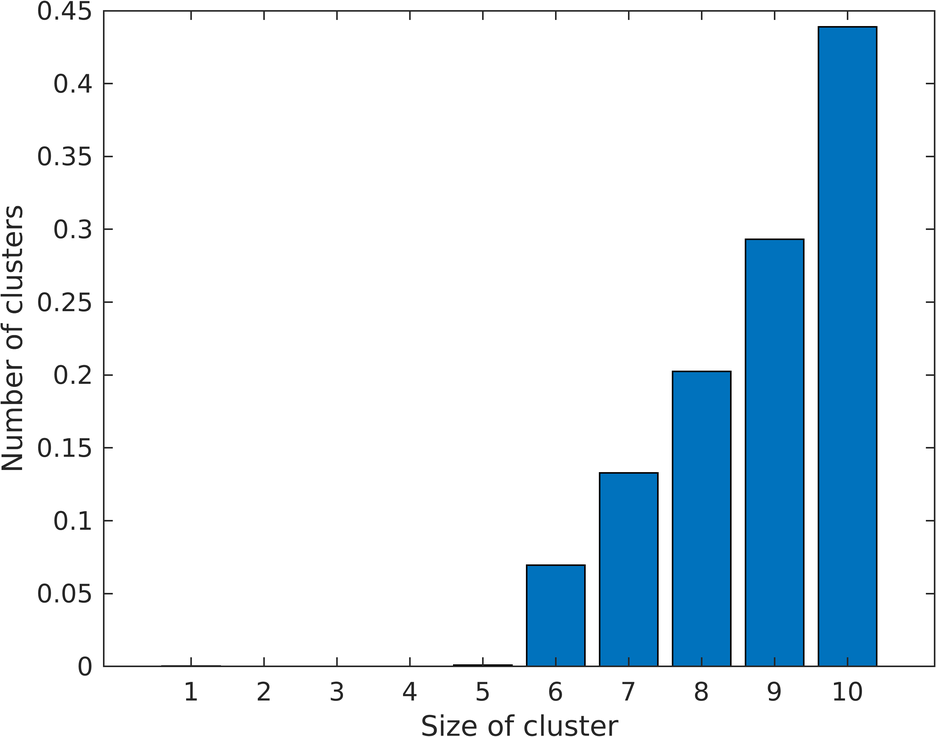
#> input picture homogeneous/only_coag_bar/K_cst_IC_10_N_10.png, 936 x 737 px, shrunk from 3054 x 2404 before the run
$ python coag_sweep.py
#> lines starting #> are read from the running program, lines starting #| are printed output that depends on the picture
import scipy.io
import numpy as np
import matplotlib.pyplot as plt
import matplotlib.image as mpimg

img1 = mpimg.imread('K_cst_IC_10_N_10.png')
#> img1 is the input picture: shape (737, 936, 3) float32; mean R, G, B 0.842, 0.902, 0.943
img2 = mpimg.imread('K_cst_IC_10_N_100.png')
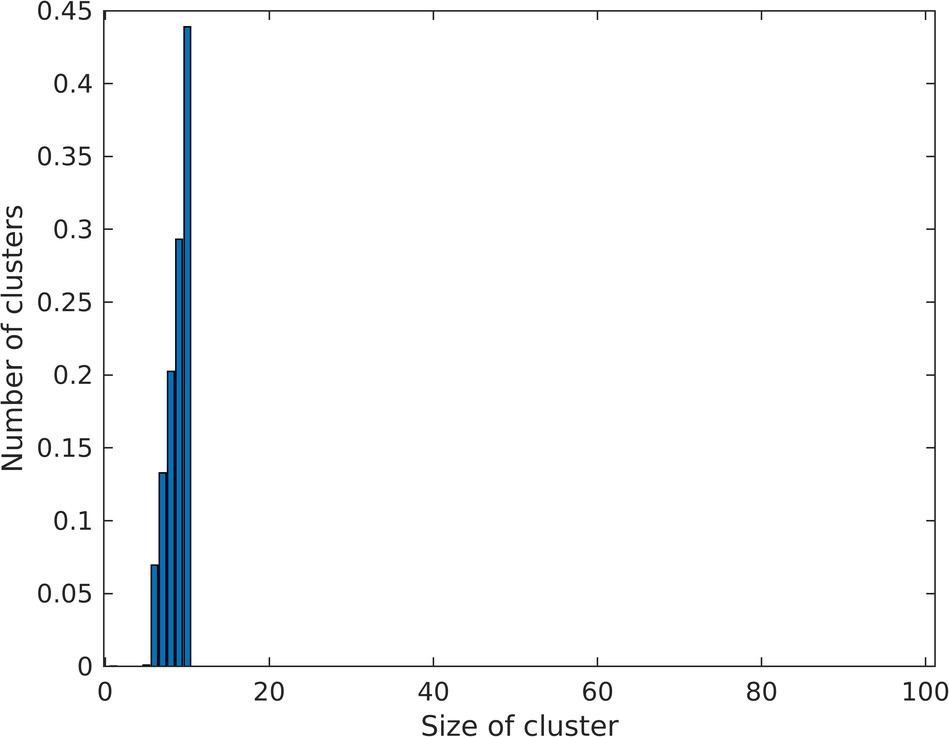
#> input picture homogeneous/only_coag_bar/K_cst_IC_10_N_100.png, 949 x 737 px, shrunk from 3095 x 2404 before the run
#> img2 is the input picture: shape (737, 949, 3) float32; mean R, G, B 0.967, 0.972, 0.976
img3 = mpimg.imread('K_cst_IC_50_N_50.png')
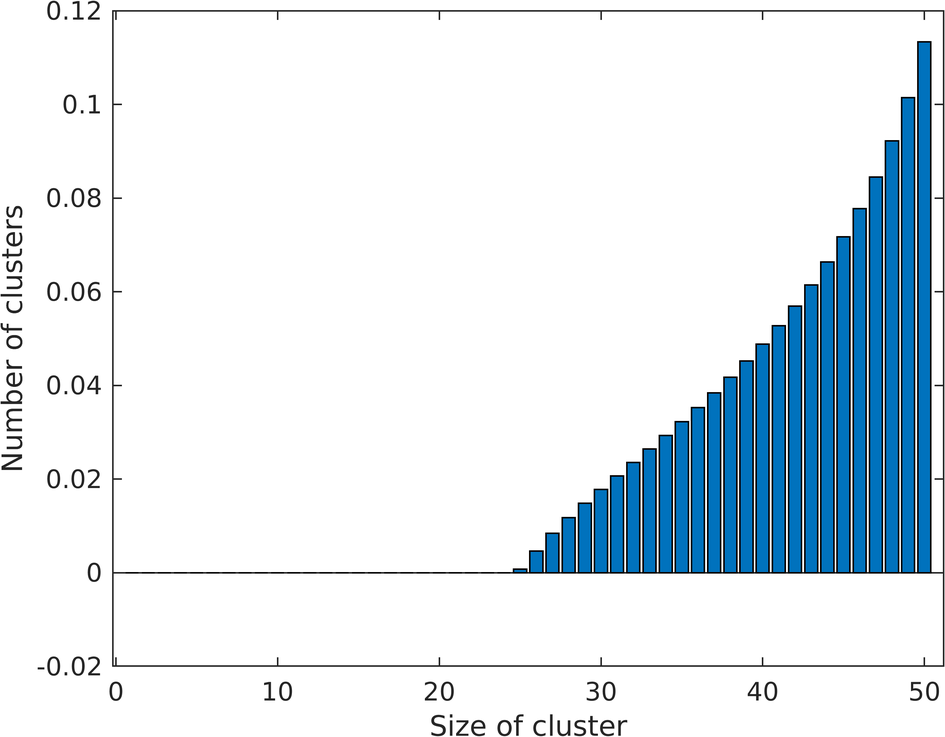
#> input picture homogeneous/only_coag_bar/K_cst_IC_50_N_50.png, 945 x 737 px, shrunk from 3085 x 2404 before the run
#> img3 is the input picture: shape (737, 945, 3) float32; mean R, G, B 0.87, 0.91, 0.937
img4 = mpimg.imread('K_cst_IC_50_N_100.png')
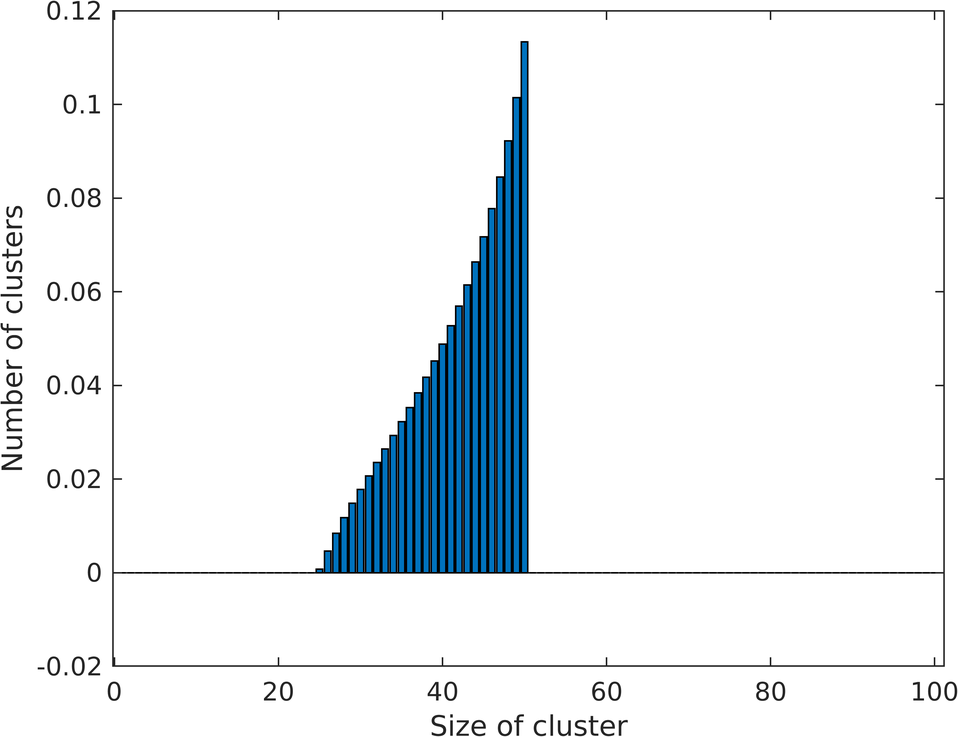
#> input picture homogeneous/only_coag_bar/K_cst_IC_50_N_100.png, 958 x 737 px, shrunk from 3125 x 2404 before the run
#> img4 is the input picture: shape (737, 958, 3) float32; mean R, G, B 0.921, 0.939, 0.95
img5 = mpimg.imread('K_cst_IC_100_N_50.png')
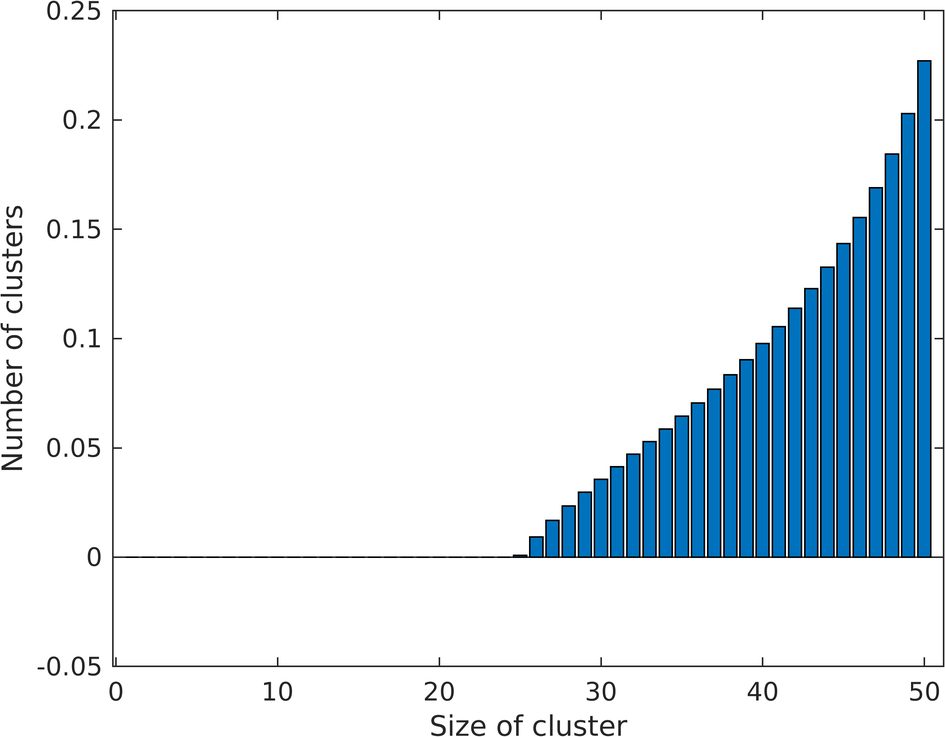
#> input picture homogeneous/only_coag_bar/K_cst_IC_100_N_50.png, 945 x 737 px, shrunk from 3085 x 2404 before the run
#> img5 is the input picture: shape (737, 945, 3) float32; mean R, G, B 0.878, 0.915, 0.941
img6 = mpimg.imread('K_cst_IC_100_N_100.png')
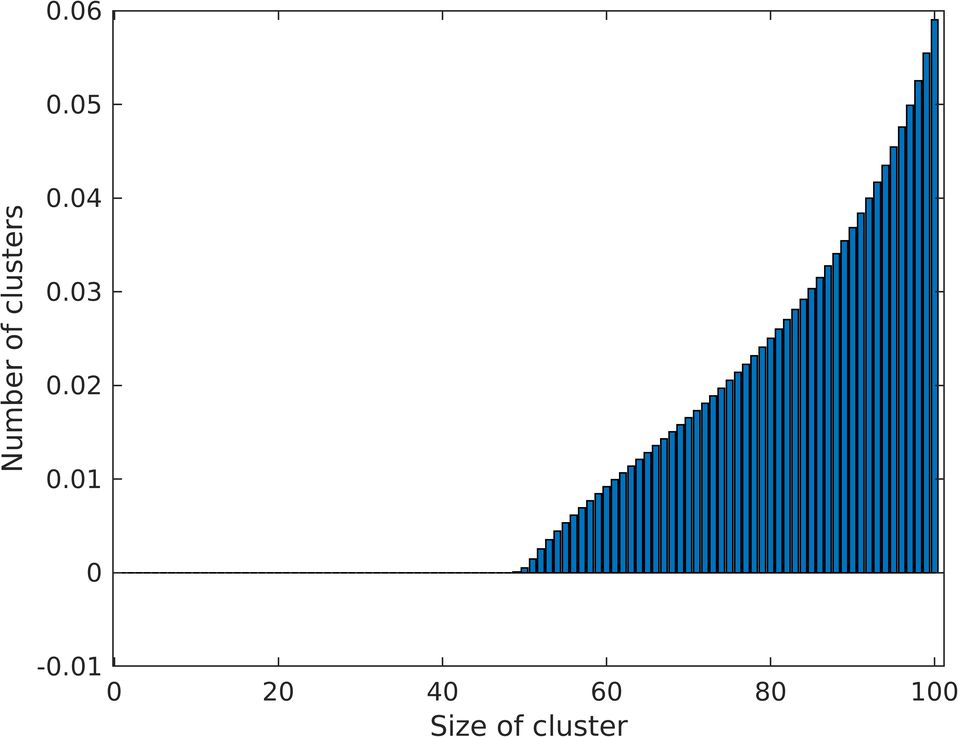
#> input picture homogeneous/only_coag_bar/K_cst_IC_100_N_100.png, 958 x 737 px, shrunk from 3125 x 2404 before the run
#> img6 is the input picture: shape (737, 958, 3) float32; mean R, G, B 0.858, 0.893, 0.916
#> (the run stopped early here; a loop or call above may not have finished)
